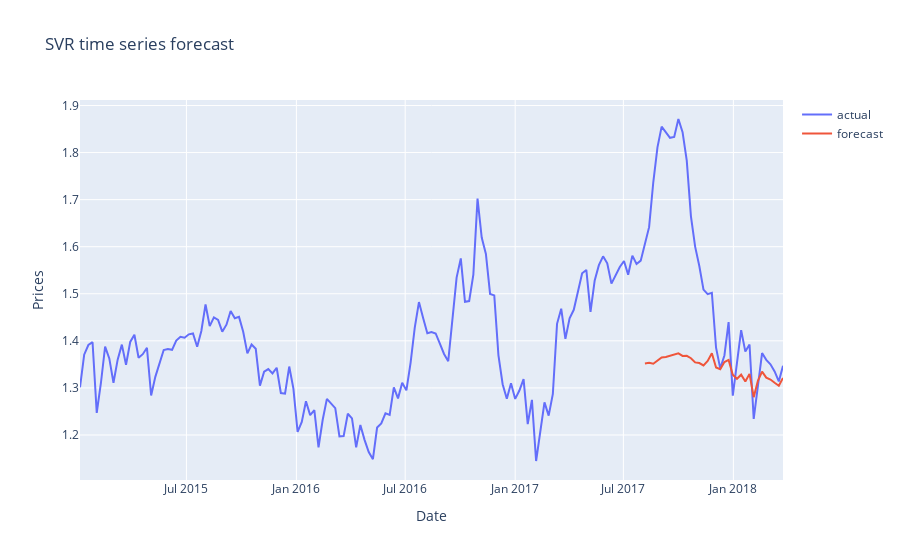

Here is the notebook cell this chart was saved with:
### Code cell
scatter = go.Scatter(x = data.groupby('date').mean().index, y = data.groupby('date').mean().averageprice , name = 'actual')
scatter2 = go.Scatter(x = data_all.groupby('date').mean().index, y = data_all.groupby('date').mean().averageprice_prediction, name = 'forecast')

layout = go.Layout(title = 'SVR time series forecast', xaxis ={'title':'Date'}, yaxis = {'title':'Prices'})
figure = go.Figure(data = [scatter, scatter2], layout = layout)
iplot(figure)

mse = mean_squared_error(y_true=data_test['averageprice'], y_pred=data_test['averageprice_prediction'])
mae = mean_absolute_error(y_true=data_test['averageprice'], y_pred=data_test['averageprice_prediction'])

print("MAE:", mae, "MSE:",mse)

### Figure 1 — Plotly figure (JSON) as saved in the notebook; plotly's stock layout.template omitted (floating-point values rounded to 4 significant figures; data arrays with more than 128 entries replaced by an {"elided": "..."} marker saying what was removed)
{"data": [{"name": "actual", "type": "scatter", "x": {"elided": "169 str values"}, "y": {"elided": "169 float values"}}, {"name": "forecast", "type": "scatter", "x": {"elided": "169 str values"}, "y": {"elided": "169 float values"}}], "layout": {"title": {"text": "SVR time series forecast"}, "xaxis": {"title": {"text": "Date"}}, "yaxis": {"title": {"text": "Prices"}}}}
